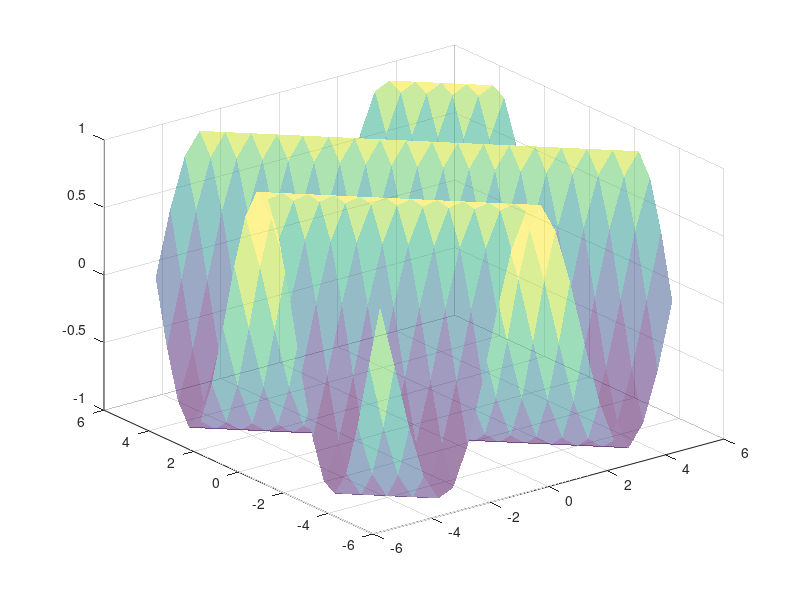

Write MATLAB code to recreate this figure.
clear all
close all
clc

% [x,y]=meshgrid(-2:0.5:2,-2:0.5:2)
% z=sqrt(16-x.^2-y.^2);%funcionz(x,y)
% figure(1)
% surf(x,y,z,"facealpha",0.5,"EdgeColor","none")
% 
% hold on
% zz=x+y;
% surf(x,y,zz,"facealpha",0.5,"EdgeColor","none")
% hold off

%%
[x,y]=meshgrid(-5:0.5:5,-5:0.5:5)
z=sin(x+y);%funcionz(x,y)
figure(1)
surf(x,y,z,"facealpha",0.5,"EdgeColor","none") 